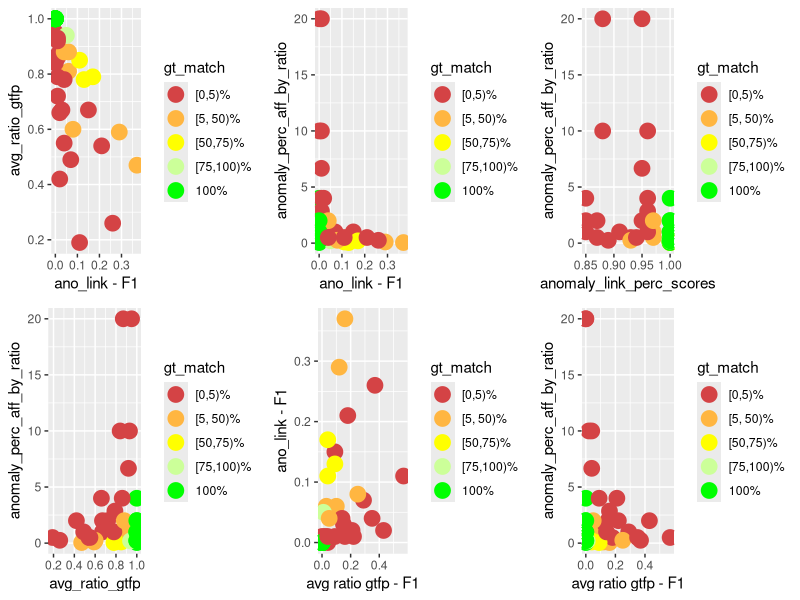
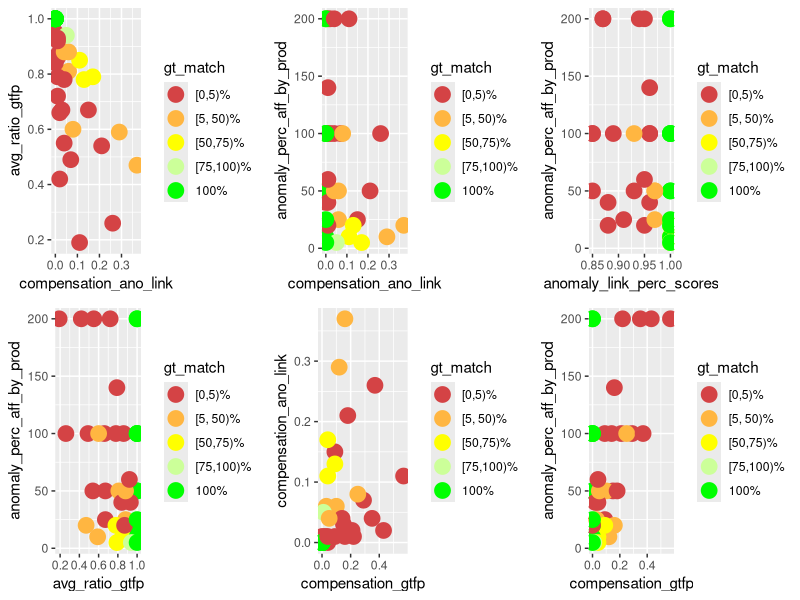
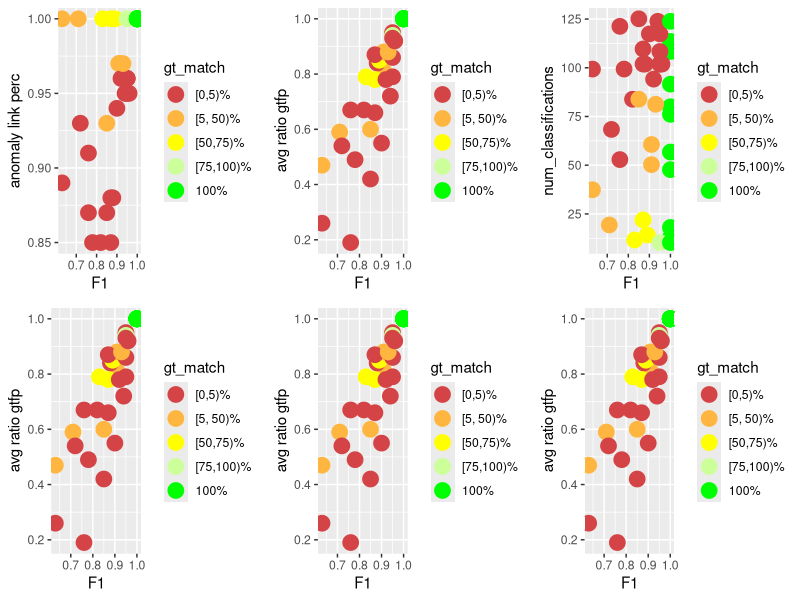
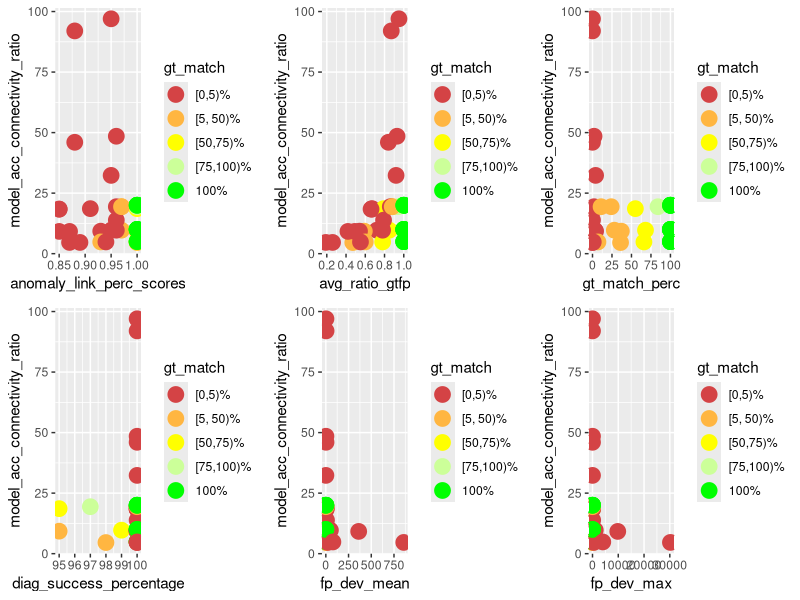
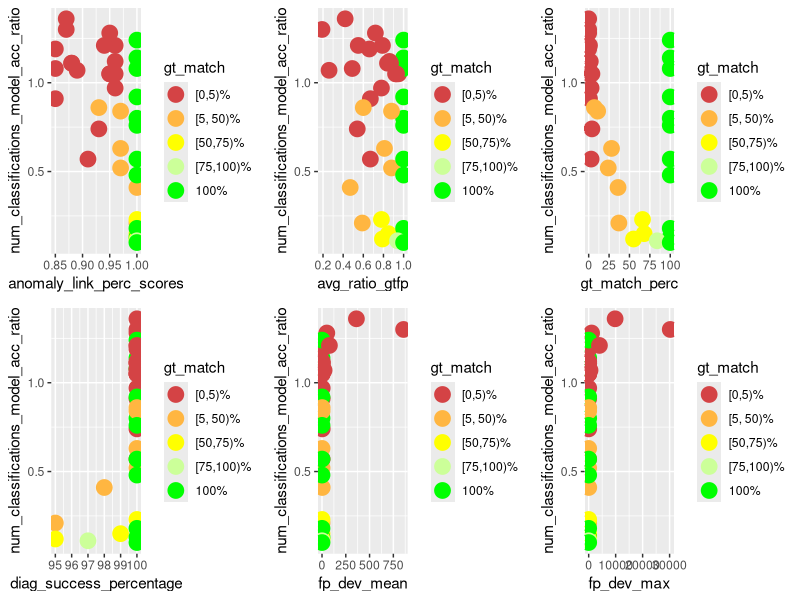
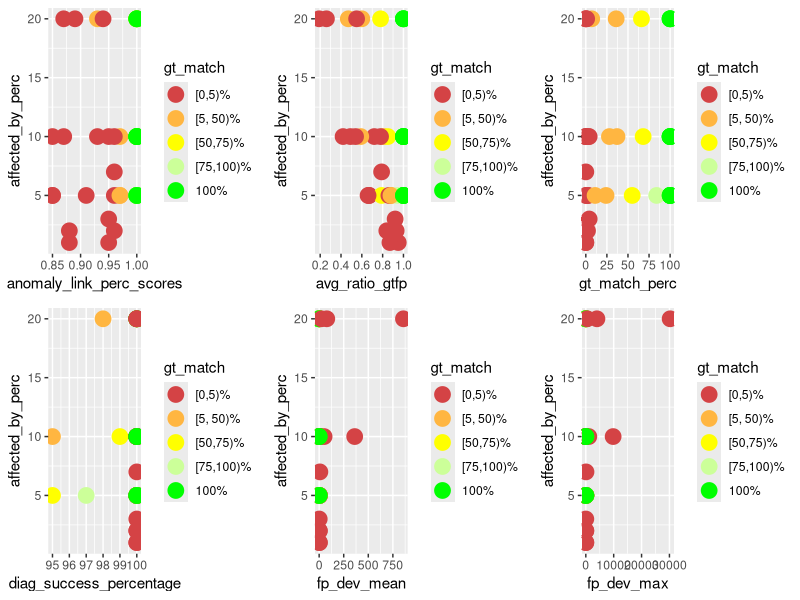
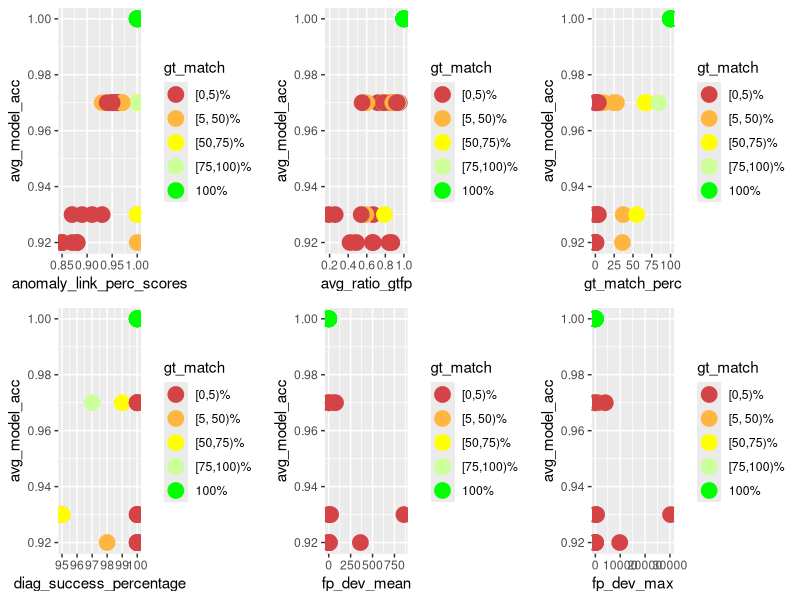
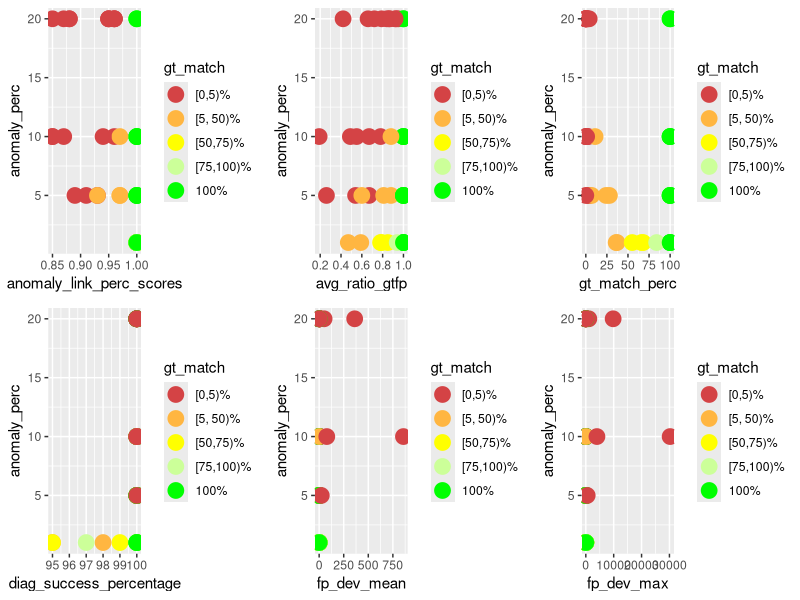

The R script that drew these images, in order:
library(ggplot2)
library(gridExtra)
library(dplyr)

PT_DEF <- geom_point(size=5)
COLOR_VALS <- c("#d44345", "#ffb641", "#ffff00", "#ccff99", "#00ff00")

gen_multi_plot_six <- function(
        pp1, pp2, pp3, pp4, pp5, pp6,
        y1, y2, y3, y4, y5, y6,
        x1, x2, x3, x4, x5, x6,
        filename
    ) {
    fpp1 <- pp1 + PT_DEF + xlab(x1) + ylab(y1) + scale_color_manual(values = color_mapping)
    fpp2 <- pp2 + PT_DEF + xlab(x2) + ylab(y2) + scale_color_manual(values = color_mapping)
    fpp3 <- pp3 + PT_DEF + xlab(x3) + ylab(y3) + scale_color_manual(values = color_mapping)
    fpp4 <- pp4 + PT_DEF + xlab(x4) + ylab(y4) + scale_color_manual(values = color_mapping)
    fpp5 <- pp5 + PT_DEF + xlab(x5) + ylab(y5) + scale_color_manual(values = color_mapping)
    fpp6 <- pp6 + PT_DEF + xlab(x6) + ylab(y6) + scale_color_manual(values = color_mapping)
    combined_plot <- grid.arrange(fpp1, fpp2, fpp3, fpp4, fpp5, fpp6, ncol = 3)
    ggsave(combined_plot, file = filename, width = 12, height = 6)
}

gen_multi_plot_two <- function(
        pp1, pp2, y1, y2, x1, x2, filename
    ) {
    fpp1 <- pp1 + PT_DEF + xlab(x1) + ylab(y1) + scale_color_manual(values = color_mapping)
    fpp2 <- pp2 + PT_DEF + xlab(x2) + ylab(y2) + scale_color_manual(values = color_mapping)
    combined_plot <- grid.arrange(fpp1, fpp2, ncol = 2)
    ggsave(combined_plot, file = filename, width = 12, height = 6)
}

# actual compensation insights

input <- read.csv(
    file = "meta_analysis.csv", header = TRUE, sep = ",", check.name = FALSE
)

# instead of the percentage value factor(gt_match_perc) for which I'd need 100
# colors, I only want to color / group them into 5 groups
LABELS <- c("[0,5)%", "[5, 50)%", "[50,75)%", "[75,100)%", "100%")
color_mapping <- setNames(COLOR_VALS, LABELS)

input$gt_match <- cut(
    input$gt_match_perc,
    breaks = c(0, 5, 50, 75, 100, Inf),
    labels = LABELS,
    include.lowest = TRUE,
    right = FALSE
)

p1 <- ggplot(
    data = input, aes_string(
        x = "compensation_ano_link",
        y = "avg_ratio_gtfp",
        color = "gt_match",
        group = "gt_match"
    )
)

p2 <- ggplot(
    data = input, aes_string(
        x = "compensation_ano_link",
        y = "anomaly_perc_aff_by_ratio",
        color = "gt_match",
        group = "gt_match"
    )
)

p3 <- ggplot(
    data = input, aes_string(
        x = "anomaly_link_perc_scores",
        y = "anomaly_perc_aff_by_ratio",
        color = "gt_match",
        group = "gt_match"
    )
)

p4 <- ggplot(
    data = input, aes_string(
        x = "avg_ratio_gtfp",
        y = "anomaly_perc_aff_by_ratio",
        color = "gt_match",
        group = "gt_match"
    )
)

p5 <- ggplot(
    data = input, aes_string(
        x = "compensation_gtfp",
        y = "compensation_ano_link",
        color = "gt_match",
        group = "gt_match"
    )
)

p6 <- ggplot(
    data = input, aes_string(
        x = "compensation_gtfp",
        y = "anomaly_perc_aff_by_ratio",
        color = "gt_match",
        group = "gt_match"
    )
)

gen_multi_plot_six(
    p1, p2, p3, p4, p5, p6,
    "avg_ratio_gtfp", # y1
    "anomaly_perc_aff_by_ratio", # y2
    "anomaly_perc_aff_by_ratio", # y3
    "anomaly_perc_aff_by_ratio", # y4
    "ano_link - F1", # y5
    "anomaly_perc_aff_by_ratio", # y6
    "ano_link - F1", # x1
    "ano_link - F1", # x2
    "anomaly_link_perc_scores", # x3
    "avg_ratio_gtfp", # x4
    "avg ratio gtfp - F1", # x5
    "avg ratio gtfp - F1", # x6
    "compensation_analysis.png"
)

# same with prod #############################

p1 <- ggplot(
    data = input, aes_string(
        x = "compensation_ano_link",
        y = "avg_ratio_gtfp",
        color = "gt_match",
        group = "gt_match"
    )
)

p2 <- ggplot(
    data = input, aes_string(
        x = "compensation_ano_link",
        y = "anomaly_perc_aff_by_prod",
        color = "gt_match",
        group = "gt_match"
    )
)

p3 <- ggplot(
    data = input, aes_string(
        x = "anomaly_link_perc_scores",
        y = "anomaly_perc_aff_by_prod",
        color = "gt_match",
        group = "gt_match"
    )
)

p4 <- ggplot(
    data = input, aes_string(
        x = "avg_ratio_gtfp",
        y = "anomaly_perc_aff_by_prod",
        color = "gt_match",
        group = "gt_match"
    )
)

p5 <- ggplot(
    data = input, aes_string(
        x = "compensation_gtfp",
        y = "compensation_ano_link",
        color = "gt_match",
        group = "gt_match"
    )
)

p6 <- ggplot(
    data = input, aes_string(
        x = "compensation_gtfp",
        y = "anomaly_perc_aff_by_prod",
        color = "gt_match",
        group = "gt_match"
    )
)

gen_multi_plot_six(
    p1, p2, p3, p4, p5, p6,
    "avg_ratio_gtfp",
    "anomaly_perc_aff_by_prod",
    "anomaly_perc_aff_by_prod",
    "anomaly_perc_aff_by_prod",
    "compensation_ano_link",
    "anomaly_perc_aff_by_prod",
    "compensation_ano_link",
    "compensation_ano_link",
    "anomaly_link_perc_scores",
    "avg_ratio_gtfp",
    "compensation_gtfp",
    "compensation_gtfp",
    "compensation_analysis_prod.png"
)

##############################################

p1 <- ggplot(
    data = input, aes_string(
        x = "f1_scores",
        y = "anomaly_link_perc_scores",
        color = "gt_match",
        group = "gt_match"
    )
)

p2 <- ggplot(
    data = input, aes_string(
        x = "f1_scores",
        y = "avg_ratio_gtfp",
        color = "gt_match",
        group = "gt_match"
    )
)

p3 <- ggplot(
    data = input, aes_string(
        x = "f1_scores",
        y = "num_classifications",
        color = "gt_match",
        group = "gt_match"
    )
)

p4 <- ggplot(
    data = input, aes_string(
        x = "f1_scores",
        y = "avg_ratio_gtfp",
        color = "gt_match",
        group = "gt_match"
    )
)

p5 <- ggplot(
    data = input, aes_string(
        x = "f1_scores",
        y = "avg_ratio_gtfp",
        color = "gt_match",
        group = "gt_match"
    )
)

p6 <- ggplot(
    data = input, aes_string(
        x = "f1_scores",
        y = "avg_ratio_gtfp",
        color = "gt_match",
        group = "gt_match"
    )
)

gen_multi_plot_six(
    p1, p2, p3, p4, p5, p6,
    "anomaly link perc", # y1
    "avg ratio gtfp", # y2
    "num_classifications", # y3
    "avg ratio gtfp", # y4
    "avg ratio gtfp", # y5
    "avg ratio gtfp", # y6
    "F1", # x1
    "F1", # x2
    "F1", # x3
    "F1", # x4
    "F1", # x5
    "F1", # x6
    "f1_end_res_corr.png"
)

# model acc - connectivity - performance

p1 <- ggplot(
    data = input, aes_string(
        x = "anomaly_link_perc_scores",
        y = "model_acc_connectivity_ratio",
        color = "gt_match",
        group = "gt_match"
    )
)

p2 <- ggplot(
    data = input, aes_string(
        x = "avg_ratio_gtfp",
        y = "model_acc_connectivity_ratio",
        color = "gt_match",
        group = "gt_match"
    )
)

p3 <- ggplot(
    data = input, aes_string(
        x = "gt_match_perc",
        y = "model_acc_connectivity_ratio",
        color = "gt_match",
        group = "gt_match"
    )
)

p4 <- ggplot(
    data = input, aes_string(
        x = "diag_success_percentage",
        y = "model_acc_connectivity_ratio",
        color = "gt_match",
        group = "gt_match"
    )
)

p5 <- ggplot(
    data = input, aes_string(
        x = "fp_dev_mean",
        y = "model_acc_connectivity_ratio",
        color = "gt_match",
        group = "gt_match"
    )
)

p6 <- ggplot(
    data = input, aes_string(
        x = "fp_dev_max",
        y = "model_acc_connectivity_ratio",
        color = "gt_match",
        group = "gt_match"
    )
)

gen_multi_plot_six(
    p1, p2, p3, p4, p5, p6,
    "model_acc_connectivity_ratio", # y1
    "model_acc_connectivity_ratio", # y2
    "model_acc_connectivity_ratio", # y3
    "model_acc_connectivity_ratio", # y4
    "model_acc_connectivity_ratio", # y5
    "model_acc_connectivity_ratio", # y6
    "anomaly_link_perc_scores", # x1
    "avg_ratio_gtfp", # x2
    "gt_match_perc", # x3
    "diag_success_percentage", # x4
    "fp_dev_mean", # x5
    "fp_dev_max", # x6
    "modelacc_connectivity_performance.png"
)

# how many classifications and how acc models

p1 <- ggplot(
    data = input, aes_string(
        x = "anomaly_link_perc_scores",
        y = "num_classifications_model_acc_ratio",
        color = "gt_match",
        group = "gt_match"
    )
)

p2 <- ggplot(
    data = input, aes_string(
        x = "avg_ratio_gtfp",
        y = "num_classifications_model_acc_ratio",
        color = "gt_match",
        group = "gt_match"
    )
)

p3 <- ggplot(
    data = input, aes_string(
        x = "gt_match_perc",
        y = "num_classifications_model_acc_ratio",
        color = "gt_match",
        group = "gt_match"
    )
)

p4 <- ggplot(
    data = input, aes_string(
        x = "diag_success_percentage",
        y = "num_classifications_model_acc_ratio",
        color = "gt_match",
        group = "gt_match"
    )
)

p5 <- ggplot(
    data = input, aes_string(
        x = "fp_dev_mean",
        y = "num_classifications_model_acc_ratio",
        color = "gt_match",
        group = "gt_match"
    )
)

p6 <- ggplot(
    data = input, aes_string(
        x = "fp_dev_max",
        y = "num_classifications_model_acc_ratio",
        color = "gt_match",
        group = "gt_match"
    )
)

gen_multi_plot_six(
    p1, p2, p3, p4, p5, p6,
    "num_classifications_model_acc_ratio", # y1
    "num_classifications_model_acc_ratio", # y2
    "num_classifications_model_acc_ratio", # y3
    "num_classifications_model_acc_ratio", # y4
    "num_classifications_model_acc_ratio", # y5
    "num_classifications_model_acc_ratio", # y6
    "anomaly_link_perc_scores", # x1
    "avg_ratio_gtfp", # x2
    "gt_match_perc", # x3
    "diag_success_percentage", # x4
    "fp_dev_mean", # x5
    "fp_dev_max", # x6
    "num_classifications_model_acc.png"
)

# affected_by against perf

p1 <- ggplot(
    data = input, aes_string(
        x = "anomaly_link_perc_scores",
        y = "affected_by_perc",
        color = "gt_match",
        group = "gt_match"
    )
)

p2 <- ggplot(
    data = input, aes_string(
        x = "avg_ratio_gtfp",
        y = "affected_by_perc",
        color = "gt_match",
        group = "gt_match"
    )
)

p3 <- ggplot(
    data = input, aes_string(
        x = "gt_match_perc",
        y = "affected_by_perc",
        color = "gt_match",
        group = "gt_match"
    )
)

p4 <- ggplot(
    data = input, aes_string(
        x = "diag_success_percentage",
        y = "affected_by_perc",
        color = "gt_match",
        group = "gt_match"
    )
)

p5 <- ggplot(
    data = input, aes_string(
        x = "fp_dev_mean",
        y = "affected_by_perc",
        color = "gt_match",
        group = "gt_match"
    )
)

p6 <- ggplot(
    data = input, aes_string(
        x = "fp_dev_max",
        y = "affected_by_perc",
        color = "gt_match",
        group = "gt_match"
    )
)

gen_multi_plot_six(
    p1, p2, p3, p4, p5, p6,
    "affected_by_perc", # y1
    "affected_by_perc", # y2
    "affected_by_perc", # y3
    "affected_by_perc", # y4
    "affected_by_perc", # y5
    "affected_by_perc", # y6
    "anomaly_link_perc_scores", # x1
    "avg_ratio_gtfp", # x2
    "gt_match_perc", # x3
    "diag_success_percentage", # x4
    "fp_dev_mean", # x5
    "fp_dev_max", # x6
    "aff_by_perf.png"
)

# model_acc against perf

p1 <- ggplot(
    data = input, aes_string(
        x = "anomaly_link_perc_scores",
        y = "avg_model_acc",
        color = "gt_match",
        group = "gt_match"
    )
)

p2 <- ggplot(
    data = input, aes_string(
        x = "avg_ratio_gtfp",
        y = "avg_model_acc",
        color = "gt_match",
        group = "gt_match"
    )
)

p3 <- ggplot(
    data = input, aes_string(
        x = "gt_match_perc",
        y = "avg_model_acc",
        color = "gt_match",
        group = "gt_match"
    )
)

p4 <- ggplot(
    data = input, aes_string(
        x = "diag_success_percentage",
        y = "avg_model_acc",
        color = "gt_match",
        group = "gt_match"
    )
)

p5 <- ggplot(
    data = input, aes_string(
        x = "fp_dev_mean",
        y = "avg_model_acc",
        color = "gt_match",
        group = "gt_match"
    )
)

p6 <- ggplot(
    data = input, aes_string(
        x = "fp_dev_max",
        y = "avg_model_acc",
        color = "gt_match",
        group = "gt_match"
    )
)

gen_multi_plot_six(
    p1, p2, p3, p4, p5, p6,
    "avg_model_acc", # y1
    "avg_model_acc", # y2
    "avg_model_acc", # y3
    "avg_model_acc", # y4
    "avg_model_acc", # y5
    "avg_model_acc", # y6
    "anomaly_link_perc_scores", # x1
    "avg_ratio_gtfp", # x2
    "gt_match_perc", # x3
    "diag_success_percentage", # x4
    "fp_dev_mean", # x5
    "fp_dev_max", # x6
    "model_acc_perf.png"
)

# anomaly_perc against perf

p1 <- ggplot(
    data = input, aes_string(
        x = "anomaly_link_perc_scores",
        y = "anomaly_perc",
        color = "gt_match",
        group = "gt_match"
    )
)

p2 <- ggplot(
    data = input, aes_string(
        x = "avg_ratio_gtfp",
        y = "anomaly_perc",
        color = "gt_match",
        group = "gt_match"
    )
)

p3 <- ggplot(
    data = input, aes_string(
        x = "gt_match_perc",
        y = "anomaly_perc",
        color = "gt_match",
        group = "gt_match"
    )
)

p4 <- ggplot(
    data = input, aes_string(
        x = "diag_success_percentage",
        y = "anomaly_perc",
        color = "gt_match",
        group = "gt_match"
    )
)

p5 <- ggplot(
    data = input, aes_string(
        x = "fp_dev_mean",
        y = "anomaly_perc",
        color = "gt_match",
        group = "gt_match"
    )
)

p6 <- ggplot(
    data = input, aes_string(
        x = "fp_dev_max",
        y = "anomaly_perc",
        color = "gt_match",
        group = "gt_match"
    )
)

gen_multi_plot_six(
    p1, p2, p3, p4, p5, p6,
    "anomaly_perc", # y1
    "anomaly_perc", # y2
    "anomaly_perc", # y3
    "anomaly_perc", # y4
    "anomaly_perc", # y5
    "anomaly_perc", # y6
    "anomaly_link_perc_scores", # x1
    "avg_ratio_gtfp", # x2
    "gt_match_perc", # x3
    "diag_success_percentage", # x4
    "fp_dev_mean", # x5
    "fp_dev_max", # x6
    "anomaly_perc_perf.png"
)

# anomaly_perc - model acc ratio against perf

p1 <- ggplot(
    data = input, aes_string(
        x = "anomaly_link_perc_scores",
        y = "anomaly_perc_model_acc_ratio",
        color = "gt_match",
        group = "gt_match"
    )
)

p2 <- ggplot(
    data = input, aes_string(
        x = "avg_ratio_gtfp",
        y = "anomaly_perc_model_acc_ratio",
        color = "gt_match",
        group = "gt_match"
    )
)

p3 <- ggplot(
    data = input, aes_string(
        x = "gt_match_perc",
        y = "anomaly_perc_model_acc_ratio",
        color = "gt_match",
        group = "gt_match"
    )
)

p4 <- ggplot(
    data = input, aes_string(
        x = "diag_success_percentage",
        y = "anomaly_perc_model_acc_ratio",
        color = "gt_match",
        group = "gt_match"
    )
)

p5 <- ggplot(
    data = input, aes_string(
        x = "fp_dev_mean",
        y = "anomaly_perc_model_acc_ratio",
        color = "gt_match",
        group = "gt_match"
    )
)

p6 <- ggplot(
    data = input, aes_string(
        x = "fp_dev_max",
        y = "anomaly_perc_model_acc_ratio",
        color = "gt_match",
        group = "gt_match"
    )
)

gen_multi_plot_six(
    p1, p2, p3, p4, p5, p6,
    "anomaly_perc_model_acc_ratio", # y1
    "anomaly_perc_model_acc_ratio", # y2
    "anomaly_perc_model_acc_ratio", # y3
    "anomaly_perc_model_acc_ratio", # y4
    "anomaly_perc_model_acc_ratio", # y5
    "anomaly_perc_model_acc_ratio", # y6
    "anomaly_link_perc_scores", # x1
    "avg_ratio_gtfp", # x2
    "gt_match_perc", # x3
    "diag_success_percentage", # x4
    "fp_dev_mean", # 5
    "fp_dev_max", # x6
    "anomaly_perc_model_acc_ratio_perf.png"
)

# num classifications against perf

p1 <- ggplot(
    data = input, aes_string(
        x = "anomaly_link_perc_scores",
        y = "num_classifications",
        color = "gt_match",
        group = "gt_match"
    )
)

p2 <- ggplot(
    data = input, aes_string(
        x = "avg_ratio_gtfp",
        y = "num_classifications",
        color = "gt_match",
        group = "gt_match"
    )
)

p3 <- ggplot(
    data = input, aes_string(
        x = "gt_match_perc",
        y = "num_classifications",
        color = "gt_match",
        group = "gt_match"
    )
)

p4 <- ggplot(
    data = input, aes_string(
        x = "diag_success_percentage",
        y = "num_classifications",
        color = "gt_match",
        group = "gt_match"
    )
)

p5 <- ggplot(
    data = input, aes_string(
        x = "fp_dev_mean",
        y = "num_classifications",
        color = "gt_match",
        group = "gt_match"
    )
)

p6 <- ggplot(
    data = input, aes_string(
        x = "fp_dev_max",
        y = "num_classifications",
        color = "gt_match",
        group = "gt_match"
    )
)

gen_multi_plot_six(
    p1, p2, p3, p4, p5, p6,
    "num_classifications", # y1
    "num_classifications", # y2
    "num_classifications", # y3
    "num_classifications", # y4
    "num_classifications", # y5
    "num_classifications", # y6
    "anomaly_link_perc_scores", # x1
    "avg_ratio_gtfp", # x2
    "gt_match_perc", # x3
    "diag_success_percentage", # x4
    "fp_dev_mean", # x5
    "fp_dev_max", # x6
    "num_classifications_perf.png"
)

# num classifications - model acc -- filtered based on avg_ratio_gtfp

p1 <- ggplot(
    data = input, aes_string(
        x = "num_classifications",
        y = "avg_model_acc",
        color = "gt_match",
        group = "gt_match"
    )
)

filtered_data <- subset(input, avg_ratio_gtfp >= 0.7)

p2 <- ggplot(
    data = filtered_data,
    aes_string(
        x = "num_classifications",
        y = "avg_model_acc",
        color = "gt_match",
        group = "gt_match"
    )
)

filtered_data <- subset(input, avg_ratio_gtfp >= 0.75)

p3 <- ggplot(
    data = filtered_data,
    aes_string(
        x = "num_classifications",
        y = "avg_model_acc",
        color = "gt_match",
        group = "gt_match"
    )
)

filtered_data <- subset(input, avg_ratio_gtfp >= 0.8)

p4 <- ggplot(
    data = filtered_data,
    aes_string(
        x = "num_classifications",
        y = "avg_model_acc",
        color = "gt_match",
        group = "gt_match"
    )
)

filtered_data <- subset(input, avg_ratio_gtfp >= 0.9)

p5 <- ggplot(
    data = filtered_data,
    aes_string(
        x = "num_classifications",
        y = "avg_model_acc",
        color = "gt_match",
        group = "gt_match"
    )
)

filtered_data <- input %>%
  group_by(avg_model_acc) %>%
  filter(avg_ratio_gtfp == max(avg_ratio_gtfp))

p6 <- ggplot(
    data = filtered_data,
    aes_string(
        x = "num_classifications",
        y = "avg_model_acc",
        color = "gt_match",
        group = "gt_match"
    )
)

gen_multi_plot_six(
    p1, p2, p3, p4, p5, p6,
    "avg_model_acc", #y1
    "avg_model_acc", #y2
    "avg_model_acc", #y3
    "avg_model_acc", #y4
    "avg_model_acc", #y5
    "avg_model_acc", #y6
    "classifications", #x1
    "classifications (filt. based on avg_ratio_gtfp 70%)", #x2
    "classifications (filt. based on avg_ratio_gtfp 75%)", #x3
    "classifications (filt. based on avg_ratio_gtfp 80%)", #x4
    "classifications (filt. based on avg_ratio_gtfp 90%)", #x5
    "classifications (filt. based on max avg_ratio_gtfp)", #x6
    "model_acc_classifications.png"
)

# num classifications - model acc -- filtered based on anomaly_link_perc_scores

p1 <- ggplot(
    data = input, aes_string(
        x = "num_classifications",
        y = "avg_model_acc",
        color = "gt_match",
        group = "gt_match"
    )
)

filtered_data <- subset(input, anomaly_link_perc_scores >= 0.7)

p2 <- ggplot(
    data = filtered_data,
    aes_string(
        x = "num_classifications",
        y = "avg_model_acc",
        color = "gt_match",
        group = "gt_match"
    )
)

filtered_data <- subset(input, anomaly_link_perc_scores >= 0.75)

p3 <- ggplot(
    data = filtered_data,
    aes_string(
        x = "num_classifications",
        y = "avg_model_acc",
        color = "gt_match",
        group = "gt_match"
    )
)

filtered_data <- subset(input, anomaly_link_perc_scores >= 0.8)

p4 <- ggplot(
    data = filtered_data,
    aes_string(
        x = "num_classifications",
        y = "avg_model_acc",
        color = "gt_match",
        group = "gt_match"
    )
)

filtered_data <- subset(input, anomaly_link_perc_scores >= 0.9)

p5 <- ggplot(
    data = filtered_data,
    aes_string(
        x = "num_classifications",
        y = "avg_model_acc",
        color = "gt_match",
        group = "gt_match"
    )
)

filtered_data <- input %>%
  group_by(avg_model_acc) %>%
  filter(anomaly_link_perc_scores == max(anomaly_link_perc_scores))

p6 <- ggplot(
    data = filtered_data,
    aes_string(
        x = "num_classifications",
        y = "avg_model_acc",
        color = "gt_match",
        group = "gt_match"
    )
)

gen_multi_plot_six(
    p1, p2, p3, p4, p5, p6,
    "avg_model_acc", #y1
    "avg_model_acc", #y2
    "avg_model_acc", #y3
    "avg_model_acc", #y4
    "avg_model_acc", #y5
    "avg_model_acc", #y6
    "classifications", #x1
    "classifications (filt. based on ano_link_perc 70%)", #x2
    "classifications (filt. based on ano_link_perc 75%)", #x3
    "classifications (filt. based on ano_link_perc 80%)", #x4
    "classifications (filt. based on ano_link_perc 90%)", #x5
    "classifications (filt. based on max ano_link_perc)", #x6
    "model_acc_classifications_ano_link.png"
)

# num classifications - model acc -- filtered based on gt_match_perc

p1 <- ggplot(
    data = input, aes_string(
        x = "num_classifications",
        y = "avg_model_acc",
        color = "gt_match",
        group = "gt_match"
    )
)

filtered_data <- subset(input, gt_match_perc >= 70)

p2 <- ggplot(
    data = filtered_data,
    aes_string(
        x = "num_classifications",
        y = "avg_model_acc",
        color = "gt_match",
        group = "gt_match"
    )
)

filtered_data <- subset(input, gt_match_perc >= 75)

p3 <- ggplot(
    data = filtered_data,
    aes_string(
        x = "num_classifications",
        y = "avg_model_acc",
        color = "gt_match",
        group = "gt_match"
    )
)

filtered_data <- subset(input, gt_match_perc >= 80)

p4 <- ggplot(
    data = filtered_data,
    aes_string(
        x = "num_classifications",
        y = "avg_model_acc",
        color = "gt_match",
        group = "gt_match"
    )
)

filtered_data <- subset(input, gt_match_perc >= 90)

p5 <- ggplot(
    data = filtered_data,
    aes_string(
        x = "num_classifications",
        y = "avg_model_acc",
        color = "gt_match",
        group = "gt_match"
    )
)

filtered_data <- input %>%
  group_by(avg_model_acc) %>%
  filter(gt_match_perc == max(gt_match_perc))

p6 <- ggplot(
    data = filtered_data,
    aes_string(
        x = "num_classifications",
        y = "avg_model_acc",
        color = "gt_match",
        group = "gt_match"
    )
)

gen_multi_plot_six(
    p1, p2, p3, p4, p5, p6,
    "avg_model_acc", #y1
    "avg_model_acc", #y2
    "avg_model_acc", #y3
    "avg_model_acc", #y4
    "avg_model_acc", #y5
    "avg_model_acc", #y6
    "classifications", #x1
    "classifications (filt. based on gt_match_perc 70%)", #x2
    "classifications (filt. based on gt_match_perc 75%)", #x3
    "classifications (filt. based on gt_match_perc 80%)", #x4
    "classifications (filt. based on gt_match_perc 90%)", #x5
    "classifications (filt. based on max gt_match_perc)", #x6
    "model_acc_classifications_gt_match_perc.png"
)

# correlation affected-by and fault path len / num fault paths

p1 <- ggplot(
    data = input, aes_string(
        x = "avg_num_fault_paths",
        y = "affected_by_perc",
        color = "gt_match",
        group = "gt_match"
    )
)

p2 <- ggplot(
    data = input, aes_string(
        x = "avg_fault_path_len",
        y = "avg_num_fault_paths",
        color = "gt_match",
        group = "gt_match"
    )
)

p3 <- ggplot(
    data = input, aes_string(
        x = "avg_num_fault_paths",
        y = "anomaly_perc",
        color = "gt_match",
        group = "gt_match"
    )
)

p4 <- ggplot(
    data = input, aes_string(
        x = "avg_fault_path_len",
        y = "anomaly_perc",
        color = "gt_match",
        group = "gt_match"
    )
)

p5 <- ggplot(
    data = input, aes_string(
        x = "avg_num_fault_paths",
        y = "anomaly_perc_aff_by_prod",
        color = "gt_match",
        group = "gt_match"
    )
)

p6 <- ggplot(
    data = input, aes_string(
        x = "avg_fault_path_len",
        y = "anomaly_perc_aff_by_prod",
        color = "gt_match",
        group = "gt_match"
    )
)

gen_multi_plot_six(
    p1, p2, p3, p4, p5, p6,
    "affected_by_perc", # y1
    "avg_num_fault_paths", # y2
    "anomaly_perc", # y3
    "anomaly_perc", # y4
    "anomaly_perc_aff_by_prod", # y5
    "anomaly_perc_aff_by_prod", # y6
    "avg_num_fault_paths", # x1
    "avg_fault_path_len", # x2
    "avg_num_fault_paths", # x3
    "avg_fault_path_len", # x4
    "avg_num_fault_paths", # x5
    "avg_fault_path_len", # x6
    "correlation_anomaly_perc_aff_by_prod_fault_paths.png"
)

# correlation (median + mean) runtime and fault path len / num fault paths

p1 <- ggplot(
    data = input, aes_string(
        x = "avg_num_fault_paths",
        y = "`avg_runtime (s)`",
        color = "gt_match",
        group = "gt_match"
    )
)

p2 <- ggplot(
    data = input, aes_string(
        x = "avg_fault_path_len",
        y = "`avg_runtime (s)`",
        color = "gt_match",
        group = "gt_match"
    )
)

p3 <- ggplot(
    data = input, aes_string(
        x = "avg_num_fault_paths",
        y = "`median_runtime (s)`",
        color = "gt_match",
        group = "gt_match"
    )
)

p4 <- ggplot(
    data = input, aes_string(
        x = "avg_fault_path_len",
        y = "`median_runtime (s)`",
        color = "gt_match",
        group = "gt_match"
    )
)

p5 <- ggplot(
    data = input, aes_string(
        x = "median_fault_path_len",
        y = "`median_runtime (s)`",
        color = "gt_match",
        group = "gt_match"
    )
)

p6 <- ggplot(
    data = input, aes_string(
        x = "median_num_fault_paths",
        y = "`median_runtime (s)`",
        color = "gt_match",
        group = "gt_match"
    )
)

gen_multi_plot_six(
    p1, p2, p3, p4, p5, p6,
    "`avg_runtime (s)`", # y1
    "`avg_runtime (s)`", # y2
    "`median_runtime (s)`", # y3
    "`median_runtime (s)`", # y4
    "`median_runtime (s)`", # y5
    "`median_runtime (s)`", # y6
    "avg_num_fault_paths", # x1
    "avg_fault_path_len", # x2
    "avg_num_fault_paths", # x3
    "avg_fault_path_len", # x4
    "median_fault_path_len", # x5
    "median_num_fault_paths", # x6
    "correlation_runtime_fault_paths.png"
)

# correlation (median + mean + max) runtime and sum of (mean + max) fp + fp dev

p1 <- ggplot(
    data = input, aes_string(
        x = "sum_of_avg_fault_paths_and_dev",
        y = "`avg_runtime (s)`",
        color = "gt_match",
        group = "gt_match"
    )
)

p2 <- ggplot(
    data = input, aes_string(
        x = "sum_of_max_fault_paths_and_dev",
        y = "`max_runtime (s)`",
        color = "gt_match",
        group = "gt_match"
    )
)

p3 <- ggplot(
    data = input, aes_string(
        x = "sum_of_avg_fault_paths_and_dev",
        y = "`median_runtime (s)`",
        color = "gt_match",
        group = "gt_match"
    )
)

p4 <- ggplot(
    data = input, aes_string(
        x = "sum_of_avg_fault_paths_and_dev",
        y = "`max_runtime (s)`",
        color = "gt_match",
        group = "gt_match"
    )
)

p5 <- ggplot(
    data = input, aes_string(
        x = "sum_of_max_fault_paths_and_dev",
        y = "`avg_runtime (s)`",
        color = "gt_match",
        group = "gt_match"
    )
)

p6 <- ggplot(
    data = input, aes_string(
        x = "sum_of_max_fault_paths_and_dev",
        y = "`median_runtime (s)`",
        color = "gt_match",
        group = "gt_match"
    )
)

gen_multi_plot_six(
    p1, p2, p3, p4, p5, p6,
    "`avg_runtime (s)`", # y1
    "`max_runtime (s)`", # y2
    "`median_runtime (s)`", # y3
    "`max_runtime (s)`", # y4
    "`avg_runtime (s)`", # y5
    "`median_runtime (s)`", # y6
    "sum_of_avg_fault_paths_and_dev", # x1
    "sum_of_max_fault_paths_and_dev", # x2
    "sum_of_avg_fault_paths_and_dev", # x3
    "sum_of_avg_fault_paths_and_dev", # x4
    "sum_of_max_fault_paths_and_dev", # x5
    "sum_of_max_fault_paths_and_dev", # x6
    "correlation_runtime_fault_paths_sum.png"
)

# correlation alpha, beta, gamma vs. FPs

p1 <- ggplot(
    data = input, aes_string(
        x = "avg_fp",
        y = "anomaly_perc",
        color = "gt_match",
        group = "gt_match"
    )
)

p2 <- ggplot(
    data = input, aes_string(
        x = "avg_fp",
        y = "affected_by_perc",
        color = "gt_match",
        group = "gt_match"
    )
)

p3 <- ggplot(
    data = input, aes_string(
        x = "avg_fp",
        y = "avg_model_acc",
        color = "gt_match",
        group = "gt_match"
    )
)

p4 <- ggplot(
    data = input, aes_string(
        x = "avg_fp",
        y = "anomaly_perc_aff_by_model_acc_aggregation",
        color = "gt_match",
        group = "gt_match"
    )
)

filtered_data <- subset(input, avg_model_acc < 1)

p5 <- ggplot(
    data = filtered_data, aes_string(
        x = "avg_fp",
        y = "anomaly_perc_aff_by_model_acc_aggregation",
        color = "gt_match",
        group = "gt_match"
    )
)

p6 <- ggplot(
    data = input, aes_string(
        x = "avg_fp",
        y = "num_classifications_model_acc_ratio",
        color = "gt_match",
        group = "gt_match"
    )
)

gen_multi_plot_six(
    p1, p2, p3, p4, p5, p6,
    "anomaly_perc", # y1
    "affected_by_perc", # y2
    "avg_model_acc", # y3
    "anomaly_perc_aff_by_model_acc_aggregation", # y4
    "anomaly_perc_aff_by_model_acc_aggregation", # y5
    "num_classifications_model_acc_ratio", # y6
    "avg_fp", # x1
    "avg_fp", # x2
    "avg_fp", # x3
    "avg_fp", # x4
    "avg_fp (filtered out 100% acc models)", # x5
    "avg_fp", # x6
    "anomaly_perc_aff_by_model_acc_aggregation.png"
)

# correlation alpha, beta, gamma vs. FNs

p1 <- ggplot(
    data = input, aes_string(
        x = "avg_fn",
        y = "anomaly_perc",
        color = "gt_match",
        group = "gt_match"
    )
)

p2 <- ggplot(
    data = input, aes_string(
        x = "avg_fn",
        y = "affected_by_perc",
        color = "gt_match",
        group = "gt_match"
    )
)

p3 <- ggplot(
    data = input, aes_string(
        x = "avg_fn",
        y = "avg_model_acc",
        color = "gt_match",
        group = "gt_match"
    )
)

p4 <- ggplot(
    data = input, aes_string(
        x = "avg_fn",
        y = "anomaly_perc_model_acc_aggregation",
        color = "gt_match",
        group = "gt_match"
    )
)

filtered_data <- subset(input, avg_model_acc < 1)

p5 <- ggplot(
    data = filtered_data, aes_string(
        x = "avg_fn",
        y = "anomaly_perc_model_acc_aggregation",
        color = "gt_match",
        group = "gt_match"
    )
)

p6 <- ggplot(
    data = input, aes_string(
        x = "avg_fn",
        y = "num_classifications_model_acc_ratio",
        color = "gt_match",
        group = "gt_match"
    )
)

gen_multi_plot_six(
    p1, p2, p3, p4, p5, p6,
    "anomaly_perc", # y1
    "affected_by_perc", # y2
    "avg_model_acc", # y3
    "anomaly_perc_model_acc_aggregation", # y4
    "anomaly_perc_model_acc_aggregation", # y5
    "num_classifications_model_acc_ratio", # y6
    "avg_fn", # x1
    "avg_fn", # x2
    "avg_fn", # x3
    "avg_fn", # x4
    "avg_fn (filtered out 100% acc models)", # x5
    "avg_fn", # x6
    "anomaly_perc_aff_by_model_acc_aggregation_fn.png"
)

# correlation missed anomalies vs. performance

p1 <- ggplot(
    data = input, aes_string(
        x = "all_missed_anomalies",
        y = "anomaly_link_perc_scores",
        color = "gt_match",
        group = "gt_match"
    )
)

p2 <- ggplot(
    data = input, aes_string(
        x = "missed_anomalies_unclassified",
        y = "anomaly_link_perc_scores",
        color = "gt_match",
        group = "gt_match"
    )
)

p3 <- ggplot(
    data = input, aes_string(
        x = "miss_due_to_class_iss",
        y = "anomaly_link_perc_scores",
        color = "gt_match",
        group = "gt_match"
    )
)

p4 <- ggplot(
    data = input, aes_string(
        x = "all_missed_anomalies",
        y = "avg_ratio_gtfp",
        color = "gt_match",
        group = "gt_match"
    )
)

p5 <- ggplot(
    data = input, aes_string(
        x = "missed_anomalies_unclassified",
        y = "avg_ratio_gtfp",
        color = "gt_match",
        group = "gt_match"
    )
)

p6 <- ggplot(
    data = input, aes_string(
        x = "miss_due_to_class_iss",
        y = "avg_ratio_gtfp",
        color = "gt_match",
        group = "gt_match"
    )
)

gen_multi_plot_six(
    p1, p2, p3, p4, p5, p6,
    "anomaly_link_perc_scores", # y1
    "anomaly_link_perc_scores", # y2
    "anomaly_link_perc_scores", # y3
    "avg_ratio_gtfp", # y4
    "avg_ratio_gtfp", # y5
    "avg_ratio_gtfp", # y6
    "all_missed_anomalies", # x1
    "missed_anomalies_unclassified", # x2
    "miss_due_to_class_iss", # x3
    "all_missed_anomalies", # x4
    "missed_anomalies_unclassified", # x5
    "miss_due_to_class_iss", # x6
    "correlation_missed_anomalies_perf.png"
)
